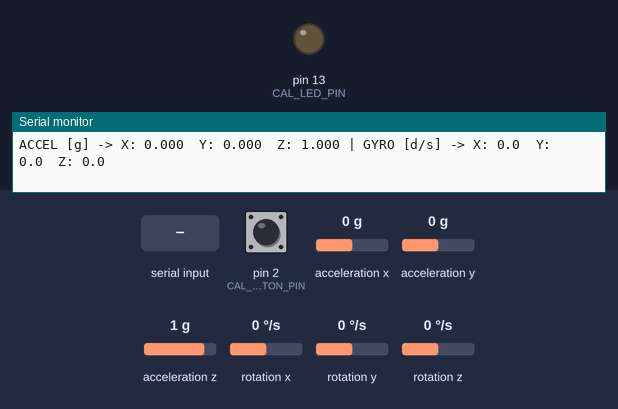
Recording of a sketch running on a simulated Arduino Uno, built with avr-gcc and run on an emulated ATmega328P. Shown: output pins drawn as LEDs (lit = HIGH), the last lines printed to the serial monitor. Wiring (inferred from the names in the program): MPU-6050 motion sensor at I2C address 0x68. The test bench sets the inputs (shaded band); at power-on: acceleration x 0 g, pin 2 (CAL_BUTTON_PIN) HIGH, acceleration y 0 g, acceleration z 1 g, rotation x 0 °/s, rotation y 0 °/s, rotation z 0 °/s. EEPROM starts erased.

Above: at 2.0 s.
2.1 s: "c\n" received over Serial
At 2.8 s:
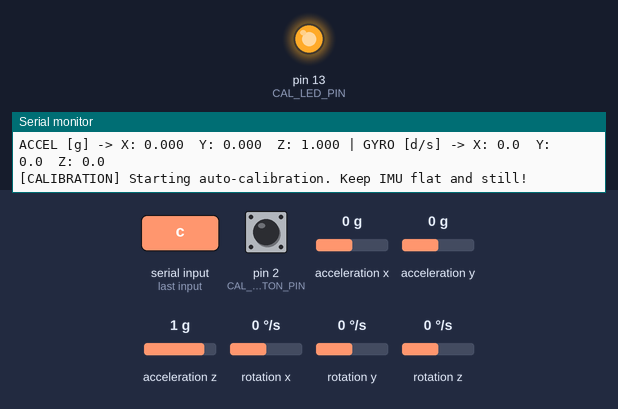
6.6 s: acceleration x set to -0.2 g
Timing chart, 0 to 9.6 s (numbered marks = the images above; inputs shaded):
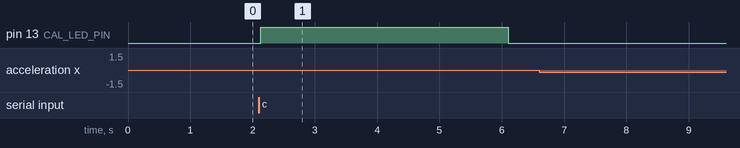

Measured:
- after the input at 2.1 s, pin 13 (CAL_LED_PIN): LOW → HIGH at once, → LOW 4.0 s later

The sketch:

Day_86_Calibration_EEPROM.ino
```cpp
/*
 * 100 Projects with Arduino - Day 86
 * Project: Persistent Sensor Calibration Manager (MPU6050 Boot-trigger Calibration & EEPROM
 * Storage)
 *
 * DESCRIPTION:
 * This project implements a production-grade Sensor Calibration Manager for the MPU6050 IMU.
 * To meet industrial robotics and aerospace control standards:
 * 1. Factory/Boot-Trigger Calibration: Instead of forcing a 2-second calibration on every boot
 *    (which requires the robot to be perfectly still every time it powers up), the system loads
 *    pre-calculated calibration offsets from the EEPROM. If the user holds down a physical button
 *    on Pin 2 during boot, it forces a fresh 500-sample calibration cycle and writes the offsets to
 * EEPROM.
 * 2. 6-Axis Offset Struct: Stores calibration offsets for all 6 degrees of freedom (X, Y, Z
 * accelerometer offsets and X, Y, Z gyroscope offsets) in a structured EEPROM block.
 * 3. Validation Checksums: Protects calibration data using a magic configuration byte (0xC4) and
 *    a block checksum to prevent reading corrupt or uninitialized memory.
 * 4. Calibration CLI: Allows triggering a calibration routine and listing active parameters via
 *    Serial commands.
 *
 * THE PHYSICS of IMU BIAS:
 * Accelerometer and Gyroscope sensors suffer from static bias (offset) caused by silicon
 * manufacturing tolerances, mechanical stress from soldering, and temperature.
 * - Gyroscope Bias: Outputs a non-zero rotation speed at rest (e.g. +0.2 deg/sec).
 * - Accelerometer Bias: Outputs acceleration offsets (e.g. +0.05g) even when sitting flat.
 * Calibration calculates these offsets by averaging readings at rest, and subtracts them from all
 * future measurements:
 * $$\text{Reading}_{\text{calibrated}} = \text{Reading}_{\text{raw}} - \text{Offset}$$
 *
 * WIRING:
 * - MPU6050 Pin -> Arduino Uno Pin
 *   - VCC -> 5V | GND -> GND | SDA -> A4 | SCL -> A5
 * - Calibration Trigger Button -> Connect Pin 2 to GND (uses internal INPUT_PULLUP)
 * - Calibrating LED Indicator -> Pin 13 (Built-in LED, stays solid during calibration)
 */

#include <EEPROM.h>
#include <Wire.h>

// --- MPU6050 REGISTERS ---
const uint8_t MPU6050_ADDR = 0x68;
const uint8_t REG_ACCEL_XOUT_H = 0x3B;
const uint8_t REG_PWR_MGMT_1 = 0x6B;
const float ACCEL_SCALE_FACTOR = 16384.0f;  // ±2g sensitivity
const float GYRO_SCALE_FACTOR = 131.0f;     // ±250°/s sensitivity

// --- PIN CONFIGURATION ---
const int CAL_BUTTON_PIN = 2;  // Press during boot to force calibration
const int CAL_LED_PIN = 13;    // Onboard LED, active during calibration

// --- STRUCT FOR PERSISTENT CALIBRATION DATA ---
struct CalibrationData {
  byte magicByte;  // 0xC4 = valid calibration data stored
  float accelOffsetX;
  float accelOffsetY;
  float accelOffsetZ;  // Accel Z should offset to 1.0g at rest
  float gyroOffsetX;
  float gyroOffsetY;
  float gyroOffsetZ;
  uint16_t checksum;  // Data validation checksum
};

const int EEPROM_CAL_ADDR = 0;
CalibrationData calData;

void setup() {
  Serial.begin(9600);
  Wire.begin();

  pinMode(CAL_BUTTON_PIN, INPUT_PULLUP);
  pinMode(CAL_LED_PIN, OUTPUT);
  digitalWrite(CAL_LED_PIN, LOW);

  Serial.println(F("=================================================="));
  Serial.println(F("Day 86: Persistent Sensor Calibration Manager"));
  Serial.println(F("=================================================="));

  if (!initMPU6050()) {
    Serial.println(F("[ERROR] Failed to communicate with MPU6050!"));
    while (1);
  }

  // Check if user is pressing the button during boot to force calibration
  if (digitalRead(CAL_BUTTON_PIN) == LOW) {
    Serial.println(F("[SYSTEM] Forced Calibration Trigger detected on Pin 2!"));
    runSelfCalibration();
  } else {
    // Attempt to load offsets from EEPROM
    if (loadCalibration()) {
      Serial.println(F("[SYSTEM] Pre-stored offsets loaded successfully. Ready."));
    } else {
      Serial.println(F("[WARNING] No valid calibration data found in EEPROM."));
      Serial.println(F("[WARNING] Sensor readings will use 0.0 default offsets."));
      Serial.println(F("[SYSTEM] Press button on Pin 2 during boot, or send 'c' to calibrate."));
    }
  }

  printOffsets(calData);
  printMenu();
}

void loop() {
  // Read and print calibrated sensor values at 10 Hz
  static unsigned long lastSample = 0;
  if (millis() - lastSample >= 100) {
    lastSample = millis();
    readAndPrintCalibratedData();
  }

  // Poll CLI serial commands
  if (Serial.available() > 0) {
    char cmd = Serial.read();
    if (cmd == '\n' || cmd == '\r') return;

    switch (cmd) {
      case 'c':
      case 'C':
        runSelfCalibration();
        break;
      case 's':
      case 'S':
        printOffsets(calData);
        break;
      case 'd':
      case 'D':
        invalidateEEPROM();
        break;
      case 'h':
      case 'H':
        printMenu();
        break;
      default:
        break;
    }
  }
}

// =============================================================
//  CORE CALIBRATION & STORAGE LOGIC
// =============================================================

/**
 * Calculates the checksum of the calibration structure (excluding checksum field).
 */
uint16_t calculateCalChecksum(const CalibrationData &data) {
  uint16_t sum = 0;
  const byte *bytePtr = (const byte *)&data;
  int size = sizeof(CalibrationData) - sizeof(data.checksum);

  for (int i = 0; i < size; i++) {
    sum += bytePtr[i];
  }
  return sum;
}

/**
 * Loads calibration struct from EEPROM. Returns true if valid.
 */
bool loadCalibration() {
  EEPROM.get(EEPROM_CAL_ADDR, calData);

  uint16_t check = calculateCalChecksum(calData);
  if (calData.magicByte == 0xC4 && calData.checksum == check) {
    return true;  // Valid configuration
  }

  // Set default zero offsets if invalid
  calData.magicByte = 0x00;
  calData.accelOffsetX = 0;
  calData.accelOffsetY = 0;
  calData.accelOffsetZ = 0;
  calData.gyroOffsetX = 0;
  calData.gyroOffsetY = 0;
  calData.gyroOffsetZ = 0;
  return false;
}

/**
 * Computes offsets by averaging 500 stationary samples and saves to EEPROM.
 */
void runSelfCalibration() {
  Serial.println(F("\n[CALIBRATION] Starting auto-calibration. Keep IMU flat and still!"));
  digitalWrite(CAL_LED_PIN, HIGH);  // Turn on indicator LED
  delay(1000);                      // Allow transient vibrations to settle

  long sumAx = 0, sumAy = 0, sumAz = 0;
  long sumGx = 0, sumGy = 0, sumGz = 0;
  const int samples = 500;

  for (int i = 0; i < samples; i++) {
    int16_t ax, ay, az, temp, gx, gy, gz;
    if (readIMU(ax, ay, az, temp, gx, gy, gz)) {
      sumAx += ax;
      sumAy += ay;
      sumAz += az;
      sumGx += gx;
      sumGy += gy;
      sumGz += gz;
    } else {
      i--;  // Retry read
    }
    delay(4);  // 250 Hz sample rate
  }

  // Calculate average offsets
  calData.magicByte = 0xC4;
  calData.accelOffsetX = (float)sumAx / samples;
  calData.accelOffsetY = (float)sumAy / samples;
  // Accel Z should read exactly 1.0g (16384 LSB) at rest.
  // Offset is the difference between average Z and the target 1.0g vector.
  calData.accelOffsetZ = ((float)sumAz / samples) - 16384.0f;

  calData.gyroOffsetX = (float)sumGx / samples;
  calData.gyroOffsetY = (float)sumGy / samples;
  calData.gyroOffsetZ = (float)sumGz / samples;

  // Calculate checksum and save to EEPROM
  calData.checksum = calculateCalChecksum(calData);
  EEPROM.put(EEPROM_CAL_ADDR, calData);

  digitalWrite(CAL_LED_PIN, LOW);  // Turn off indicator LED
  Serial.println(F("[CALIBRATION] Auto-calibration completed. Offsets saved to EEPROM."));
}

/**
 * Wipes the calibration signature from EEPROM to simulate uncalibrated board.
 */
void invalidateEEPROM() {
  Serial.println(F("[SYSTEM] Invalidating calibration data in EEPROM..."));
  EEPROM.write(EEPROM_CAL_ADDR, 0x00);  // Overwrite magic byte
  loadCalibration();                    // Reload default parameters
}

// =============================================================
//  LOW-LEVEL I2C OPERATIONS
// =============================================================
bool initMPU6050() {
  Wire.beginTransmission(MPU6050_ADDR);
  Wire.write(0x75);  // WHO_AM_I
  if (Wire.endTransmission() != 0) return false;
  Wire.requestFrom(MPU6050_ADDR, (uint8_t)1);
  if (Wire.available() && Wire.read() != 0x68) return false;

  // Wake
  Wire.beginTransmission(MPU6050_ADDR);
  Wire.write(REG_PWR_MGMT_1);
  Wire.write(0x00);
  return (Wire.endTransmission() == 0);
}

bool readIMU(int16_t &ax, int16_t &ay, int16_t &az, int16_t &temp, int16_t &gx, int16_t &gy,
             int16_t &gz) {
  Wire.beginTransmission(MPU6050_ADDR);
  Wire.write(REG_ACCEL_XOUT_H);
  if (Wire.endTransmission() != 0) return false;

  Wire.requestFrom(MPU6050_ADDR, (uint8_t)14);
  if (Wire.available() >= 14) {
    ax = (Wire.read() << 8) | Wire.read();
    ay = (Wire.read() << 8) | Wire.read();
    az = (Wire.read() << 8) | Wire.read();
    temp = (Wire.read() << 8) | Wire.read();
    gx = (Wire.read() << 8) | Wire.read();
    gy = (Wire.read() << 8) | Wire.read();
    gz = (Wire.read() << 8) | Wire.read();
    return true;
  }
  return false;
}

void readAndPrintCalibratedData() {
  int16_t ax, ay, az, temp, gx, gy, gz;
  if (readIMU(ax, ay, az, temp, gx, gy, gz)) {
    // Apply calibration offsets (subtract bias) and convert to units
    float axCal = (ax - calData.accelOffsetX) / ACCEL_SCALE_FACTOR;
    float ayCal = (ay - calData.accelOffsetY) / ACCEL_SCALE_FACTOR;
    float azCal = (az - calData.accelOffsetZ) / ACCEL_SCALE_FACTOR;

    float gxCal = (gx - calData.gyroOffsetX) / GYRO_SCALE_FACTOR;
    float gyCal = (gy - calData.gyroOffsetY) / GYRO_SCALE_FACTOR;
    float gzCal = (gz - calData.gyroOffsetZ) / GYRO_SCALE_FACTOR;

    // Print calibrated readings
    Serial.print(F("ACCEL [g] -> X: "));
    Serial.print(axCal, 3);
    Serial.print(F("\tY: "));
    Serial.print(ayCal, 3);
    Serial.print(F("\tZ: "));
    Serial.print(azCal, 3);
    Serial.print(F(" | GYRO [d/s] -> X: "));
    Serial.print(gxCal, 1);
    Serial.print(F("\tY: "));
    Serial.print(gyCal, 1);
    Serial.print(F("\tZ: "));
    Serial.println(gzCal, 1);
  }
}

// =============================================================
//  TELEMETRY & HELP UTILITIES
// =============================================================
void printOffsets(const CalibrationData &data) {
  Serial.println(F("----------------- CALIBRATION OFFSETS -----------------"));
  Serial.print(F(" Status: "));
  Serial.println(data.magicByte == 0xC4 ? F("ACTIVE (Offsets Applied)")
                                        : F("DEFAULT (No offsets)"));
  Serial.print(F(" Accel Offsets (LSB) -> X: "));
  Serial.print(data.accelOffsetX, 1);
  Serial.print(F("\tY: "));
  Serial.print(data.accelOffsetY, 1);
  Serial.print(F("\tZ: "));
  Serial.println(data.accelOffsetZ, 1);
  Serial.print(F(" Gyro Offsets (LSB)  -> X: "));
  Serial.print(data.gyroOffsetX, 1);
  Serial.print(F("\tY: "));
  Serial.print(data.gyroOffsetY, 1);
  Serial.print(F("\tZ: "));
  Serial.println(data.gyroOffsetZ, 1);
  Serial.print(F(" Config Checksum     -> 0x"));
  Serial.println(data.checksum, HEX);
  Serial.println(F("-------------------------------------------------------"));
}

void printMenu() {
  Serial.println(F("\n--- PERSISTENT CALIBRATION CLI ---"));
  Serial.println(F(" 'c' : Trigger manual 500-sample calibration loop"));
  Serial.println(F(" 's' : Print calibration parameters in active memory"));
  Serial.println(F(" 'd' : Reset calibration values (invalidate EEPROM magic)"));
  Serial.println(F(" 'h' : Display this help command list"));
  Serial.println(F("-----------------------------------"));
}
```
